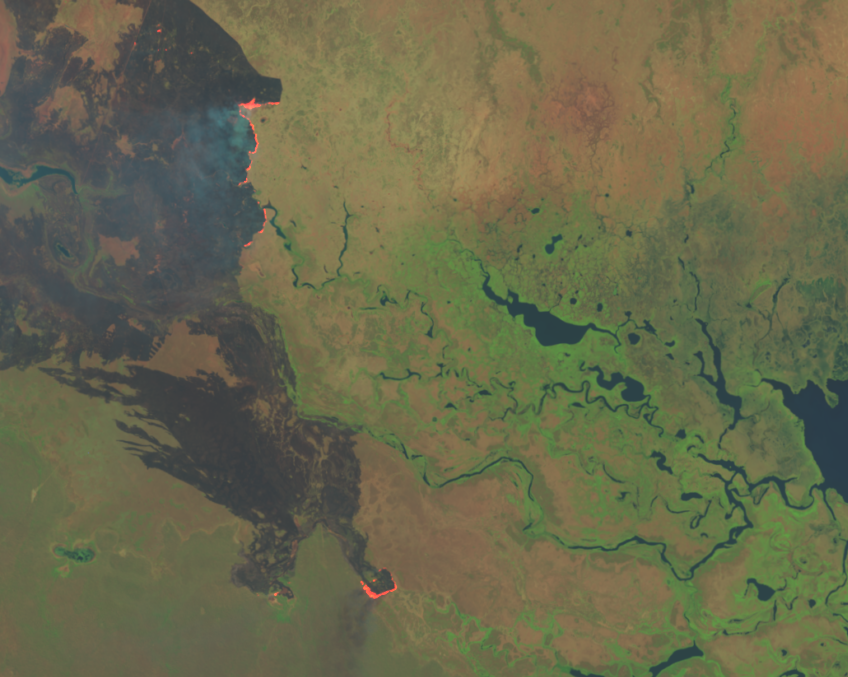
#> input picture imagem_original.png, 848 x 677 px
$ python projeto_a3_ryan.py
#> lines starting #> are read from the running program, lines starting #| are printed output that depends on the picture; after the words box and inside, x2 and y2 are one past the last pixel; in counts of white or black regions, pixels touching at a corner belong together
import cv2
import numpy as np
import matplotlib.pyplot as plt
from skimage import filters, morphology
import os

# Lê e converte BGR para RGB, exibe metadados
def carregar_imagem(path):
    # Lê a imagem em BGR
#> called with path = 'imagem_original.png'
    img_bgr = cv2.imread(path)
#> img_bgr is the input picture: shape (677, 848, 3); mean B, G, R 76.5, 104.6, 104.7
    if img_bgr is None:
        print(f"Erro: Não foi possível carregar a imagem em {path}")
        return None

    # Converte BGR para RGB
    img_rgb = cv2.cvtColor(img_bgr, cv2.COLOR_BGR2RGB)

    # Pega e exibe os metadados exigidos
    altura, largura, canais = img_rgb.shape
#> altura = 677; largura = 848; canais = 3
    tamanho_kb = os.path.getsize(path) / 1024

    print("--- Metadados da Imagem Original ---")
    print(f"Resolução: {largura}x{altura} pixels")
#| Resolução: 848x677 pixels
    print(f"Número de canais: {canais}")
#| Número de canais: 3
#> in analisar_histograma, `plt.savefig('resultados/histograma_original.png')`:
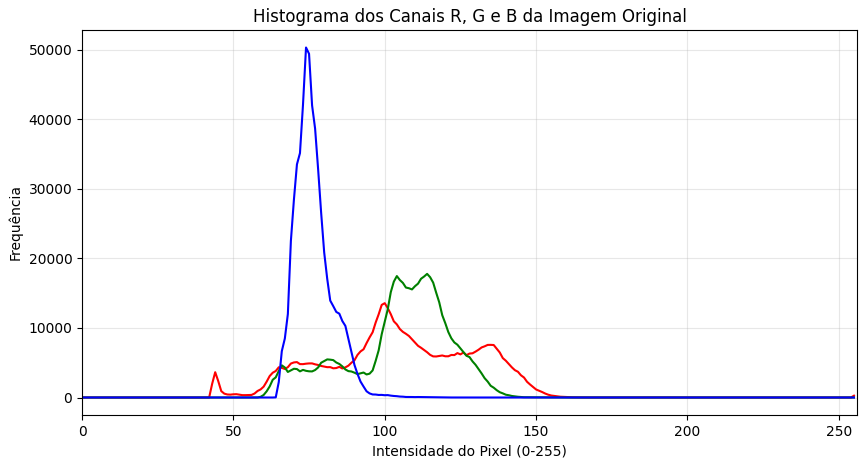
#> figure drawn by matplotlib, 1 panel; curve peaks at x = 100, y = 13573; curve peaks at x = 114, y = 17787; curve peaks at x = 74, y = 50358
    print(f"Tamanho em disco: {tamanho_kb:.2f} KB\n")

    return img_rgb

# Escala de cinza, resize, normalização
def pre_processar(img):
    # Converte para escala de cinza
    img_gray = cv2.cvtColor(img, cv2.COLOR_RGB2GRAY)
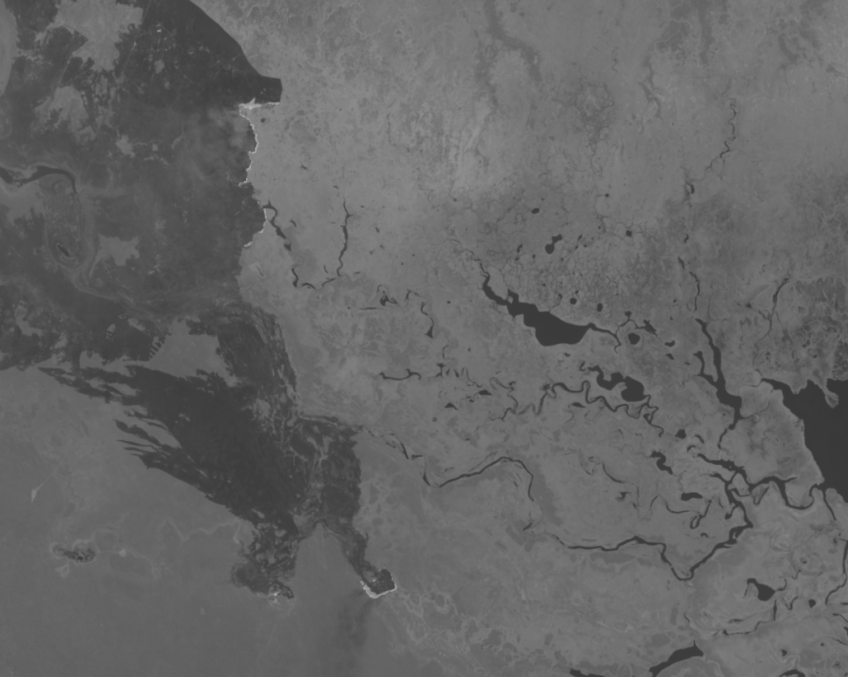
#> img_gray: shape (677, 848); min 55, max 178, mean 101.4

    # Redimensionamento para largura de 800px
    largura_nova = 800
    proporcao = largura_nova / float(img.shape[1])
#> proporcao = 0.943
    altura_nova = int(float(img.shape[0]) * proporcao)
#> altura_nova = 638
    img_resized = cv2.resize(img_gray, (largura_nova, altura_nova))

    # Normalização [0,1] - convertendo de uint8 (0-255) para float32
    img_norm = img_resized.astype(np.float32) / 255.0

    return img_gray, img_resized, img_norm

# Plota distribuição de intensidades por canal
def analisar_histograma(img):
    cores = ('r', 'g', 'b')
    plt.figure(figsize=(10, 5))
    plt.title('Histograma dos Canais R, G e B da Imagem Original')
    plt.xlabel('Intensidade do Pixel (0-255)')
    plt.ylabel('Frequência')

    for i, cor in enumerate(cores):
        hist = cv2.calcHist([img], [i], None, [256], [0, 256])
        plt.plot(hist, color=cor)
        plt.xlim([0, 256])

    plt.grid(alpha=0.3)

    # Salva a imagem na pasta resultados (ignorar)
    plt.savefig('resultados/histograma_original.png')
    print("Histograma salvo em 'resultados/histograma_original.png'")
    plt.close()

# Gaussiano, Mediana e Bilateral
def aplicar_filtros(img):
    # Filtro Gaussiano com sigma = 1.5
    # O tamanho do kernel (0,0) para o OpenCV calcular automaticamente com base no sigma
    img_gaussian = cv2.GaussianBlur(img, (0, 0), 1.5)

    # Filtro de Mediana com kernel 5x5
    img_median = cv2.medianBlur(img, 5)

    # Filtro Bilateral
    # d=9 (diâmetro da vizinhança), sigmaColor=75, sigmaSpace=75 (parâmetros padrões recomendados)
    img_bilateral = cv2.bilateralFilter(img, 9, 75, 75)

    return img_gaussian, img_median, img_bilateral

# Canny com limiares adaptativos
def detectar_bordas(img_gray):
    # Operador Canny com limiares de 50 e 150
    bordas = cv2.Canny(img_gray, 50, 150)
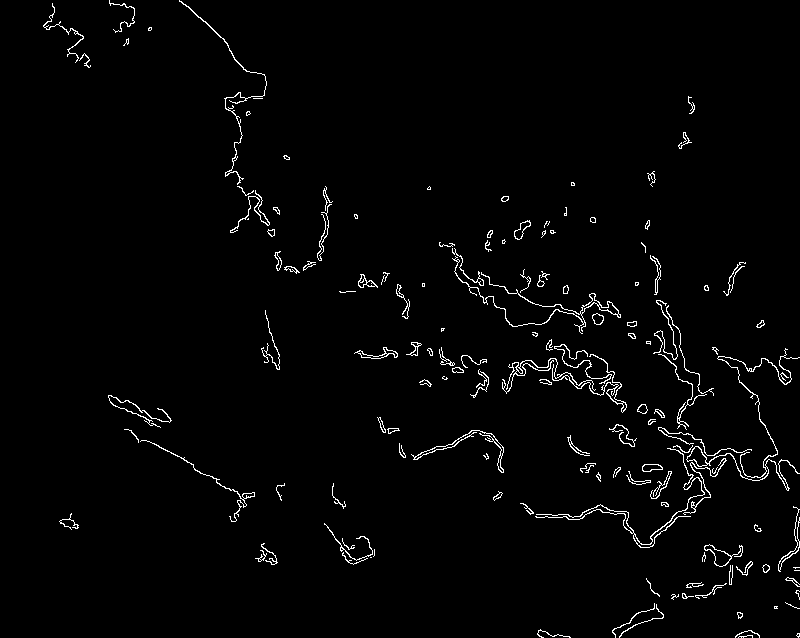
#> bordas: shape (638, 800); 2% white in thin lines or dots
    return bordas

# Otsu + erosão/dilatação + detecção de contornos
def segmentar(img_gray):
    # Limiarização de Otsu
    limiar = filters.threshold_otsu(img_gray)
#> limiar = 93
    mascara_otsu = img_gray > limiar
#> mascara_otsu: shape (638, 800) bool; 75% white; 500 black regions (380 under 20 px), largest, box (x1, y1, x2, y2) and area: (0, 0, 372, 565) 98847, (536, 320, 800, 548) 7297, (291, 555, 357, 638) 2949

    # Converte booleano para uint8, que é necessário para o OpenCV
    mascara_uint8 = (mascara_otsu * 255).astype(np.uint8)

    # Morfologia matemática: Erosão seguida de dilatação com kernel 3x3
    kernel = cv2.getStructuringElement(cv2.MORPH_RECT, (3, 3))
    img_erodida = cv2.erode(mascara_uint8, kernel, iterations=1)
#> img_erodida: shape (638, 800); 69.9% white; 275 black regions (91 under 20 px), largest, box (x1, y1, x2, y2) and area: (0, 0, 373, 566) 106922, (535, 250, 800, 549) 14296, (640, 241, 730, 431) 3866
    mascara_refinada = cv2.dilate(img_erodida, kernel, iterations=1)
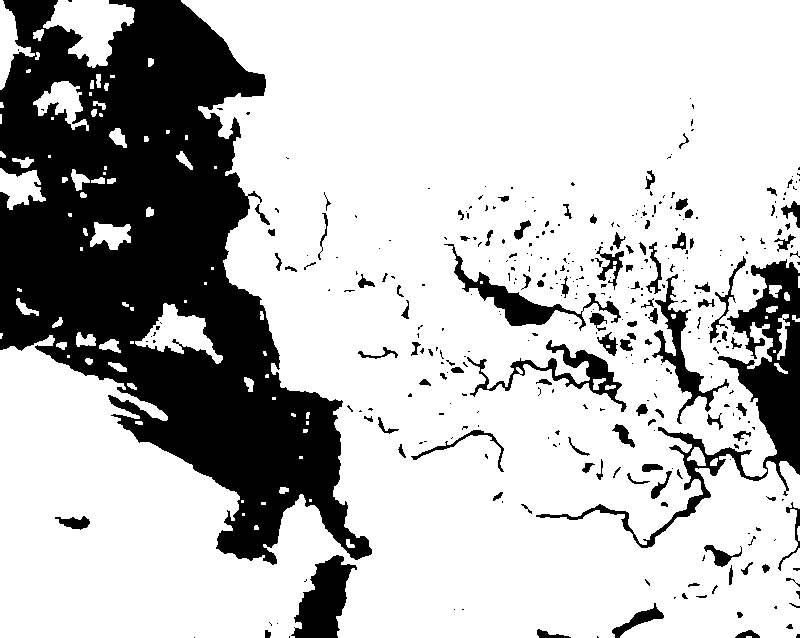
#> mascara_refinada: shape (638, 800); 74.3% white; 364 black regions (252 under 20 px)

    # Detecção de contornos na máscara final
    contornos, _ = cv2.findContours(mascara_refinada, cv2.RETR_EXTERNAL, cv2.CHAIN_APPROX_SIMPLE)
#> contornos = 90 contours, 44 with area under 20; largest, box (x1, y1, x2, y2) and area: (0, 0, 800, 638) 377718, (43, 0, 135, 68) 3214, (135, 303, 223, 364) 2090, (33, 81, 89, 131) 1125, (0, 0, 35, 90) 1076

    return mascara_uint8, mascara_refinada, contornos

# PSNR, SNR e percentual de área segmentada
def calcular_metricas(orig, proc, mascara):
    # PSNR e SNR avaliam a qualidade do filtro, comparando a cinza original com a suavizada
    psnr = cv2.PSNR(orig, proc)

    # Cálculo aproximado de SNR: Média do sinal dividida pelo desvio padrão do ruído
    ruido = cv2.absdiff(orig, proc)
    snr = np.mean(orig) / (np.std(ruido) + 1e-10) # 1e-10 para evitar divisão por zero

    # Percentual de área segmentada da queimada
    area_total = mascara.shape[0] * mascara.shape[1]
    area_segmentada = np.count_nonzero(mascara)
    percentual_area = (area_segmentada / area_total) * 100

    #Valor médio de pixel da região segmentada
    valor_medio_pixel = cv2.mean(orig, mask=mascara)[0]

    return psnr, snr, percentual_area, valor_medio_pixel

# Grid visual comparativo
def plotar_resultados(imgs, titulos):
    n_imgs = len(imgs)
    linhas = (n_imgs + 2) // 3

    plt.figure(figsize=(15, 5 * linhas))
    for i in range(n_imgs):
        plt.subplot(linhas, 3, i + 1)
        # Se for imagem de 1 canal, cinza ou binária, precisa do cmap='gray'
        if len(imgs[i].shape) == 2:
            plt.imshow(imgs[i], cmap='gray')
        else:
            plt.imshow(imgs[i])
        plt.title(titulos[i])
        plt.axis('off')

    plt.tight_layout()
    plt.savefig('resultados/grid_comparativo.png')
    print("Grid salvo em 'resultados/grid_comparativo.png'")
    plt.close()

# Salva cada imagem do processo isoladamente
def salvar_imagens_isoladas(imgs, titulos):
    print("\nSalvando imagens isoladas...")
    for img, titulo in zip(imgs, titulos):
        # Formata o título para virar um nome de arquivo válido (ignorar)
        nome_arquivo = titulo.replace(" ", "_").replace("(", "").replace(")", "").lower()
        caminho = f"resultados/{nome_arquivo}.png"

        # Se a imagem tiver 3 canais, converte para BGR para salvar corretamente
        if len(img.shape) == 3:
            img_salvar = cv2.cvtColor(img, cv2.COLOR_RGB2BGR)
        else:
            # Se for escala de cinza ou máscara binária, não precisa converter
            img_salvar = img

        cv2.imwrite(caminho, img_salvar)
        print(f" - Salva: {caminho}")

def explicar_matematica_filtros():
        print("\n" + "="*60)
        print("   FUNDAMENTAÇÃO MATEMÁTICA DOS FILTROS APLICADOS")
        print("="*60)

        print("1. Filtro Gaussiano:")
        print("   - Calculo: Convolução usando uma distribuição normal.")
        print("   - Formula 2D: G(x,y) = (1 / 2*pi*sigma^2) * exp(-(x^2 + y^2) / 2*sigma^2)")
        print("   - Efeito: Media ponderada onde o centro tem mais peso. Suaviza ruídos globais.\n")

        print("2. Filtro de Mediana (Não-linear):")
        print("   - Calculo: Ordena os valores dos pixels no kernel (ex: 5x5) e pega o valor central.")
        print("   - Efeito: Excelente para remover ruídos do tipo 'sal e pimenta' preservando bordas.\n")

        print("3. Filtro Bilateral:")
        print("   - Calculo: Multiplica dois kernels Gaussianos (um de distância espacial e um de intensidade).")
        print("   - Efeito: Suaviza a imagem, mas 'desliga' a suavização onde há uma mudança brusca")
        print("     de cor. É o melhor para preservar bordas nítidas.")
        print("="*60 + "\n")

# Aqui ocorre a chamada das funções uma a uma e passo a passo
if __name__ == "__main__":
    print("Iniciando processamento de imagens ambientais...")
    caminho_imagem = "imagem_original.png"

    # 1. Carregar a imagem
    img_original = carregar_imagem(caminho_imagem)

    if img_original is not None:
        # 2. Exibir o Histograma
        analisar_histograma(img_original)

        # 3. Pré-processar
        img_gray, img_resized, img_norm = pre_processar(img_original)
        print("Pré-processamento concluído (Escala de cinza, Redimensionamento, Normalização).")

        # 4. Aplicar Filtros
        img_gaussian, img_median, img_bilateral = aplicar_filtros(img_resized)
        print("Filtros Gaussiano, Mediana e Bilateral aplicados com sucesso.")

        # Chama a explicação matemática aqui (ignorar)
        explicar_matematica_filtros()

        # 5. Detectar Bordas
        bordas_canny = detectar_bordas(img_resized)
        print("Detecção de bordas (Canny) concluída.")

        # 6. Segmentação
        mascara_otsu, mascara_refinada, contornos = segmentar(img_resized)
        print(f"Segmentação concluída. Encontrados {len(contornos)} contornos.")
#| Segmentação concluída. Encontrados 90 contornos.

        # 7. Métricas
        # Usamos o filtro Gaussiano como parâmetro de imagem processada para as métricas
        psnr, snr, perc_area, valor_medio = calcular_metricas(img_resized, img_gaussian, mascara_refinada)
#> in calcular_metricas, `psnr = cv2.PSNR(orig, proc)`: psnr = 39.68
#> in calcular_metricas, `ruido = cv2.absdiff(orig, proc)`:
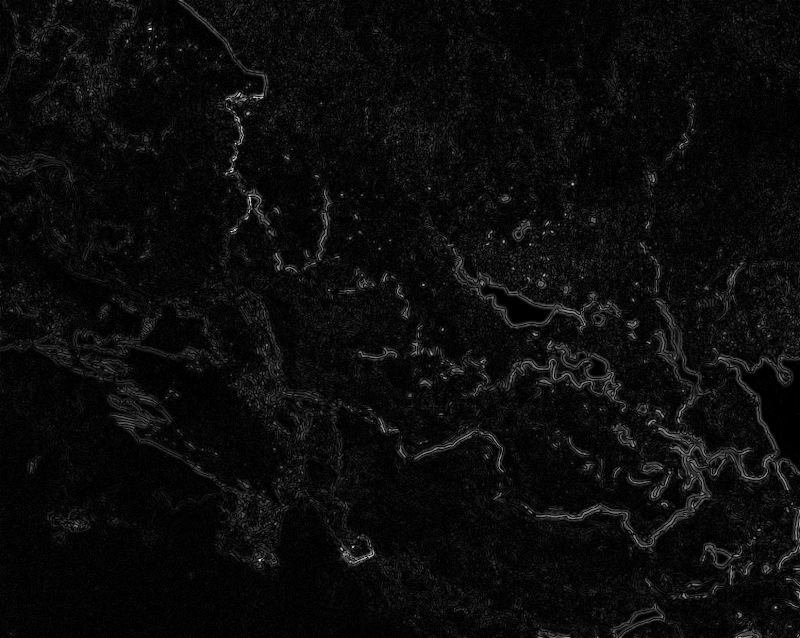
#> ruido: shape (638, 800); min 0, max 35, mean 1.6; drawn with min black and max white
#> in calcular_metricas, `snr = np.mean(orig) / (np.std(ruido) + 1e-10)`: snr = 47.87
#> in calcular_metricas, `area_segmentada = np.count_nonzero(mascara)`: area_segmentada = 379217
#> in calcular_metricas, `percentual_area = (area_segmentada / area_total) * 100`: percentual_area = 74.3
#> in calcular_metricas, `valor_medio_pixel = cv2.mean(orig, mask=mascara)[0]`: valor_medio_pixel = 109.4
#> psnr = 39.68; snr = 47.87; perc_area = 74.3; valor_medio = 109.4
        print(f"\n--- Métricas de Avaliação ---")
        print(f"PSNR (Original vs Gaussiano): {psnr:.2f} dB")
#| PSNR (Original vs Gaussiano): 39.68 dB
        print(f"SNR: {snr:.2f}")
#| SNR: 47.87
        print(f"Área Segmentada: {perc_area:.2f}%")
#| Área Segmentada: 74.30%
        print(f"Valor Médio de Pixel (Área Segmentada): {valor_medio:.2f}\n")
#| Valor Médio de Pixel (Área Segmentada): 109.35

        # 8. Preparar imagem final com contornos sobrepostos
        # Redimensiona a colorida original para o mesmo tamanho das máscaras
        largura_nova = 800
        proporcao = largura_nova / float(img_original.shape[1])
#> proporcao = 0.943
        altura_nova = int(float(img_original.shape[0]) * proporcao)
#> altura_nova = 638
        img_contornos = cv2.resize(img_original, (largura_nova, altura_nova))

        # Desenha os contornos em vermelho (RGB: 255, 0, 0) com espessura 2
        cv2.drawContours(img_contornos, contornos, -1, (255, 0, 0), 2)
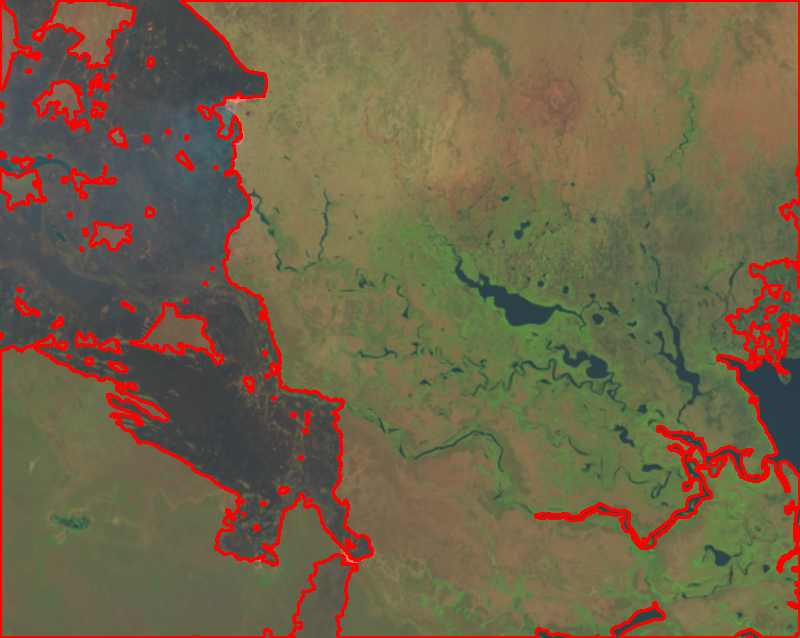
#> img_contornos: shape (638, 800, 3); mean R, G, B 113.5, 98.6, 72

        # 9. Plotar Resultados no Grid
        imagens_plot = [
            cv2.resize(img_original, (largura_nova, altura_nova)), img_resized, img_gaussian,
            img_median, img_bilateral, bordas_canny,
            mascara_otsu, mascara_refinada, img_contornos
        ]
        titulos_plot = [
            "Original (Redimensionada)", "Escala de Cinza", "Filtro Gaussiano",
            "Filtro Mediana", "Filtro Bilateral", "Bordas (Canny)",
            "Máscara Otsu", "Máscara Refinada", "Contornos Destacados"
        ]

        plotar_resultados(imagens_plot, titulos_plot)
#> in plotar_resultados, `n_imgs = len(imgs)`: n_imgs = 9
#> in plotar_resultados, `linhas = (n_imgs + 2) // 3`: linhas = 3

        # 10. Salvar imagens isoladas para análise isolada
        salvar_imagens_isoladas(imagens_plot, titulos_plot)
#> the loop in salvar_imagens_isoladas, `for img, titulo in zip(imgs, titulos):` made 9 passes
#|  - Salva: resultados/original_redimensionada.png
#|  - Salva: resultados/escala_de_cinza.png
#|  - Salva: resultados/filtro_gaussiano.png
#|  - Salva: resultados/filtro_mediana.png
#|  - Salva: resultados/filtro_bilateral.png
#|  - Salva: resultados/bordas_canny.png
#|  - Salva: resultados/máscara_otsu.png
#|  - Salva: resultados/máscara_refinada.png
#> (further printed lines are left out)
#> pass 1, in salvar_imagens_isoladas, `img_salvar = cv2.cvtColor(img, cv2.COLOR_RGB2BGR)`:
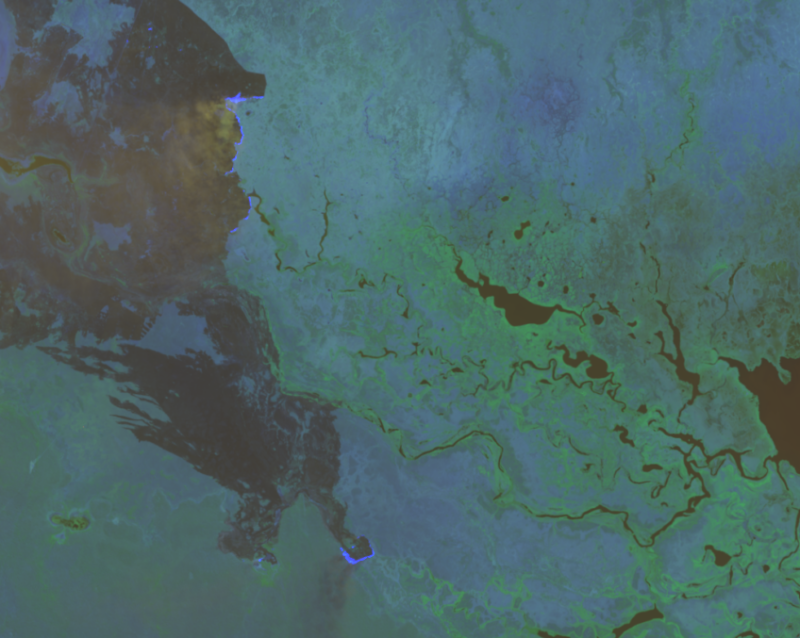
#> img_salvar: shape (638, 800, 3); mean R, G, B 76.4, 104.4, 104.6

        print("Processamento finalizado com sucesso! Confira a pasta 'resultados/'.")
